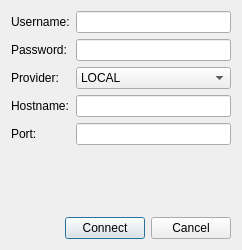
<?xml version="1.0" encoding="UTF-8"?>
<ui version="4.0">
 <class>Dialog</class>
 <widget class="QDialog" name="Dialog">
  <property name="geometry">
   <rect>
    <x>0</x>
    <y>0</y>
    <width>242</width>
    <height>250</height>
   </rect>
  </property>
  <property name="windowTitle">
   <string>Login</string>
  </property>
  <layout class="QVBoxLayout" name="verticalLayout">
   <item>
    <layout class="QFormLayout" name="formLayout">
     <item row="0" column="0">
      <widget class="QLabel" name="laUsername">
       <property name="text">
        <string>Username:</string>
       </property>
      </widget>
     </item>
     <item row="0" column="1">
      <widget class="QLineEdit" name="leUsername">
       <property name="toolTip">
        <string>Set username for login</string>
       </property>
       <property name="statusTip">
        <string>Set username for login</string>
       </property>
      </widget>
     </item>
     <item row="1" column="0">
      <widget class="QLabel" name="laPassword">
       <property name="text">
        <string>Password:</string>
       </property>
      </widget>
     </item>
     <item row="1" column="1">
      <widget class="QLineEdit" name="lePassword">
       <property name="echoMode">
        <enum>QLineEdit::Password</enum>
       </property>
      </widget>
     </item>
     <item row="2" column="0">
      <widget class="QLabel" name="laProvider">
       <property name="text">
        <string>Provider:</string>
       </property>
      </widget>
     </item>
     <item row="2" column="1">
      <widget class="QComboBox" name="cbProvider">
       <item>
        <property name="text">
         <string>LOCAL</string>
        </property>
       </item>
       <item>
        <property name="text">
         <string>KERBEROS</string>
        </property>
       </item>
      </widget>
     </item>
     <item row="3" column="0">
      <widget class="QLabel" name="laHostname">
       <property name="text">
        <string>Hostname:</string>
       </property>
      </widget>
     </item>
     <item row="3" column="1">
      <widget class="QLineEdit" name="leHostname"/>
     </item>
     <item row="4" column="0">
      <widget class="QLabel" name="laPort">
       <property name="text">
        <string>Port:</string>
       </property>
      </widget>
     </item>
     <item row="4" column="1">
      <widget class="QLineEdit" name="lePort"/>
     </item>
    </layout>
   </item>
   <item>
    <spacer name="verticalSpacer">
     <property name="orientation">
      <enum>Qt::Vertical</enum>
     </property>
     <property name="sizeHint" stdset="0">
      <size>
       <width>20</width>
       <height>40</height>
      </size>
     </property>
    </spacer>
   </item>
   <item>
    <layout class="QHBoxLayout" name="horizontalLayout">
     <item>
      <spacer name="horizontalSpacer">
       <property name="orientation">
        <enum>Qt::Horizontal</enum>
       </property>
       <property name="sizeHint" stdset="0">
        <size>
         <width>40</width>
         <height>20</height>
        </size>
       </property>
      </spacer>
     </item>
     <item>
      <widget class="QPushButton" name="pbConnect">
       <property name="text">
        <string>Connect</string>
       </property>
      </widget>
     </item>
     <item>
      <widget class="QPushButton" name="pbCancel">
       <property name="text">
        <string>Cancel</string>
       </property>
      </widget>
     </item>
    </layout>
   </item>
  </layout>
 </widget>
 <resources/>
 <connections>
  <connection>
   <sender>pbCancel</sender>
   <signal>clicked()</signal>
   <receiver>Dialog</receiver>
   <slot>reject()</slot>
   <hints>
    <hint type="sourcelabel">
     <x>189</x>
     <y>224</y>
    </hint>
    <hint type="destinationlabel">
     <x>120</x>
     <y>124</y>
    </hint>
   </hints>
  </connection>
  <connection>
   <sender>pbConnect</sender>
   <signal>clicked()</signal>
   <receiver>Dialog</receiver>
   <slot>accept()</slot>
   <hints>
    <hint type="sourcelabel">
     <x>98</x>
     <y>224</y>
    </hint>
    <hint type="destinationlabel">
     <x>120</x>
     <y>124</y>
    </hint>
   </hints>
  </connection>
 </connections>
</ui>
